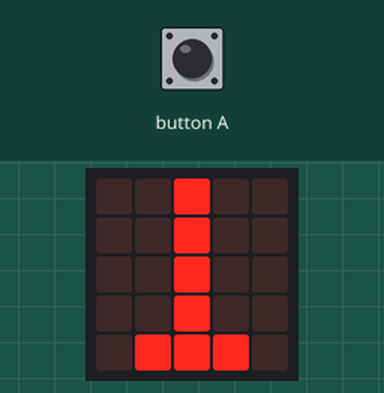
This program was run on a simulated BBC micro:bit (MakeCode). Shown: the board's 5×5 LED display. The inputs (shaded band) are chosen by the test bench.

Above: at 0.1 s.
At 17.6 s:
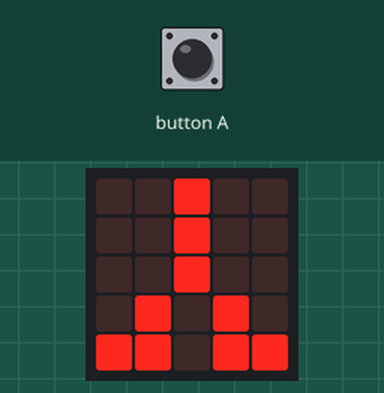
17.7 s: button A pressed for 0.15 s
At 24.6 s:
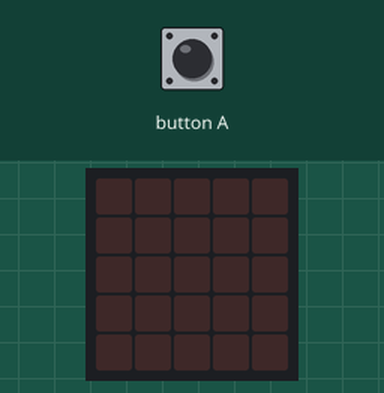
Timing chart, 0 to 25.3 s (numbered marks = the images above; inputs shaded):
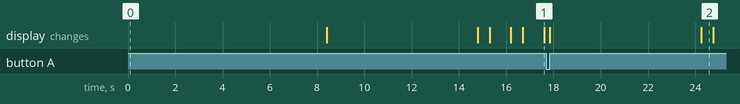

The program:

main.ts
```typescript
function saf () {
    if (0 == zd) {
        basic.showLeds(`
            . . # . .
            . . # . .
            . . # . .
            . . # . .
            . # # # .
            `)
        basic.pause(8000)
        if (0 == zd) {
            basic.showLeds(`
                . . # . .
                . . # . .
                . . # . .
                . # . # .
                # # . # #
                `)
        }
        basic.pause(6000)
        if (0 == zd) {
            for (let index = 0; index < 3; index++) {
                if (0 == zd) {
                    basic.clearScreen()
                    basic.pause(500)
                    basic.showLeds(`
                        . . # . .
                        . . # . .
                        . . # . .
                        . # . # .
                        # # . # #
                        `)
                    basic.pause(500)
                }
            }
            saf()
        }
    }
}
input.onButtonPressed(Button.A, function () {
    zd += 1
    basic.showLeds(`
        . . # . .
        . . # . .
        . . # . .
        . # . # .
        # # . # #
        `)
    basic.pause(6000)
    for (let index = 0; index < 3; index++) {
        basic.clearScreen()
        basic.pause(500)
        basic.showLeds(`
            . . # . .
            . . # . .
            . . # . .
            . # . # .
            # # . # #
            `)
        basic.pause(500)
    }
    zd = 0
    saf()
})
let zd = 0
zd = 0
saf()
```

test.ts
```typescript
// ide kerülnek a tesztek; a rendszer ezt nem kompilálja, ha a csomagot bővítményként használják.
```

Measured:
- what the display in image 1 shows lasts 0.9 s, from 16.7 s to 17.6 s
- what the display in image 2 shows lasts 0.5 s, from 24.3 s to 24.8 s
